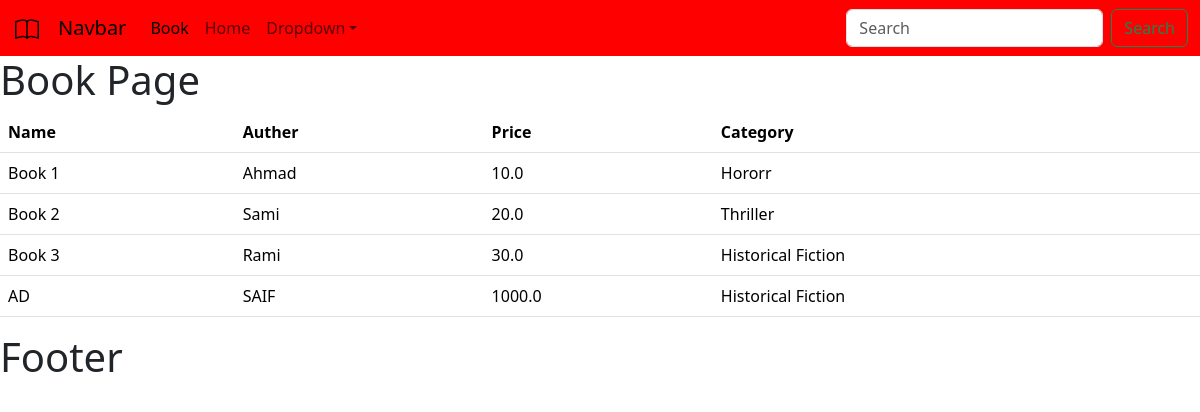
/book/, run on the app's committed database.
### book/models.py (models this page shows, shortened)
class BOOK(models.Model):
    CATEGORIES=(
        ("Thriller","Thriller"),
        ("Historical Fiction","Historical Fiction"),
        ("hororr","horoor"),
    )
    name=models.CharField( max_length=90,null=True)
    author=models.CharField(max_length=90,null=True)
    price=models.FloatField(null=True)
    catecogy=models.CharField(max_length=90,null=True,choices= CATEGORIES)
    data_created=models.DateField(auto_now_add=True )

### book/views.py (the view)
# urls.py: path('book/',views.book, name='book'),
def book(request):
    book=BOOK.objects.all()
    return render(request, 'book/book.html',{"book":book})

### book/templates/book/book.html
{% extends 'book/main.html' %}
{% block content %}
  <h1>book page</h1>
  <table class="table">
    <thead>
      <tr>
        <th scope="col">name</th>
        <th scope="col">auther</th>
        <th scope="col">price</th>
        <th scope="col">category</th>
      </tr>
    </thead>
    <tbody>
      {% for item in book %}
        <tr>
          <td>{{ item.name }}</td>
          <td>{{ item.author }}</td>
          <td>{{ item.price }}</td>
          <td>{{ item.catecogy }}</td>
        </tr>
      {% endfor %}
    </tbody>
  </table>
{% endblock %}

### static/css/style.main.css (style rules this page uses)
* { text-transform: capitalize; list-style: none; }

### data on the page
BOOK: name "Book 1", author "Ahmad", price "10.0", catecogy "Hororr"
BOOK: name "Book 2", author "Sami", price "20.0", catecogy "Thriller"
BOOK: name "Book 3", author "Rami", price "30.0", catecogy "Historical Fiction"
BOOK: name "AD", author "SAIF", price "1000.0", catecogy "Historical Fiction"
